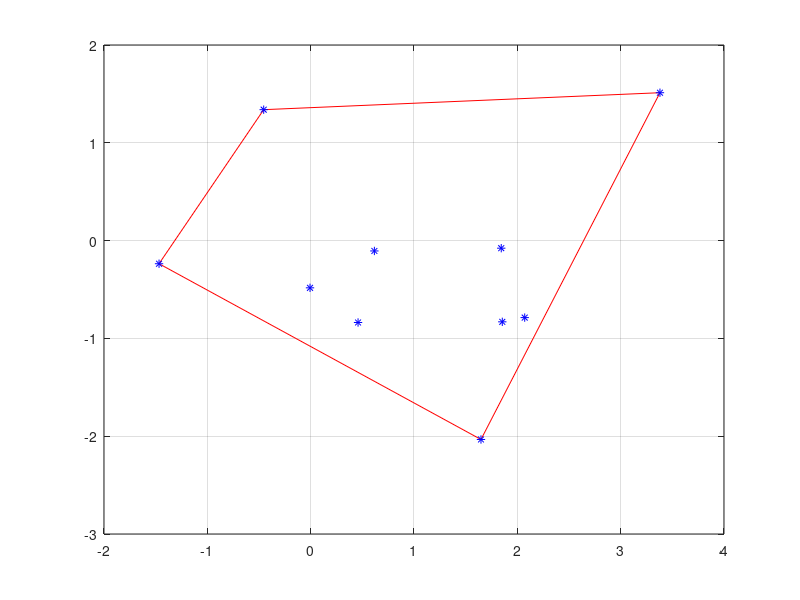
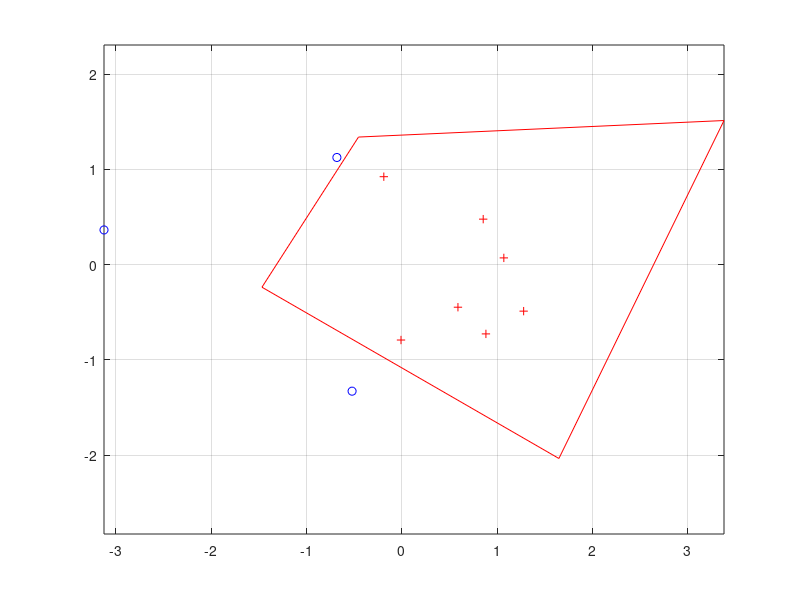

Recreate these plots in MATLAB, in order.
xi = randn(2,10); % obstacle
x0 = randn(2,10) ;% given set of points, to check intersection with xi


k = convhull(xi(1,:),xi(2,:));
x=xi(1,:);
y=xi(2,:);
figure (1)
plot(x(k),y(k),'r-',x,y,'b*')
grid on


xq=x0(1,:);
yq=x0(2,:);
[in,on] = inpolygon(xq,yq,x(k),y(k));

figure (2)

plot(x(k),y(k),'r-') % polygon
axis equal

hold on
plot(xq(in),yq(in),'r+') % points inside
plot(xq(~in),yq(~in),'bo') % points outside
grid on
hold off

%points_out=numel(xq(~in))

collisionFree = ~in;